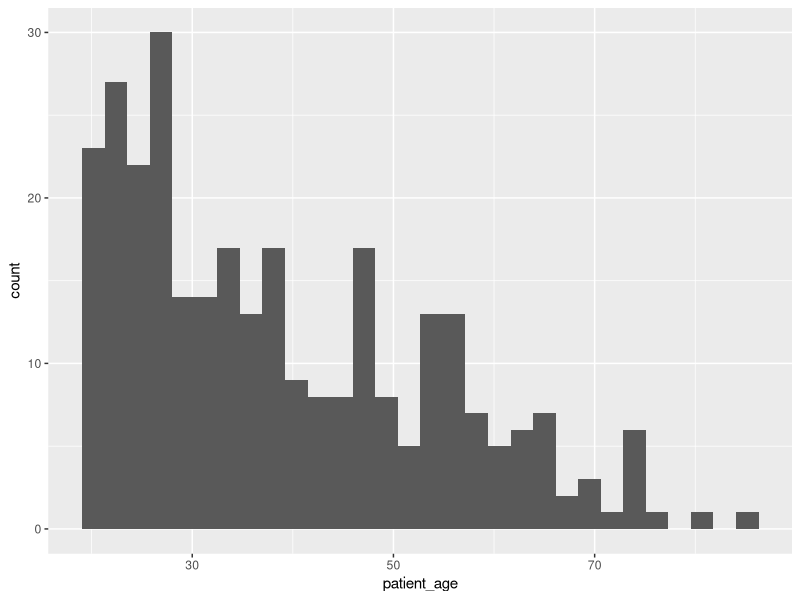
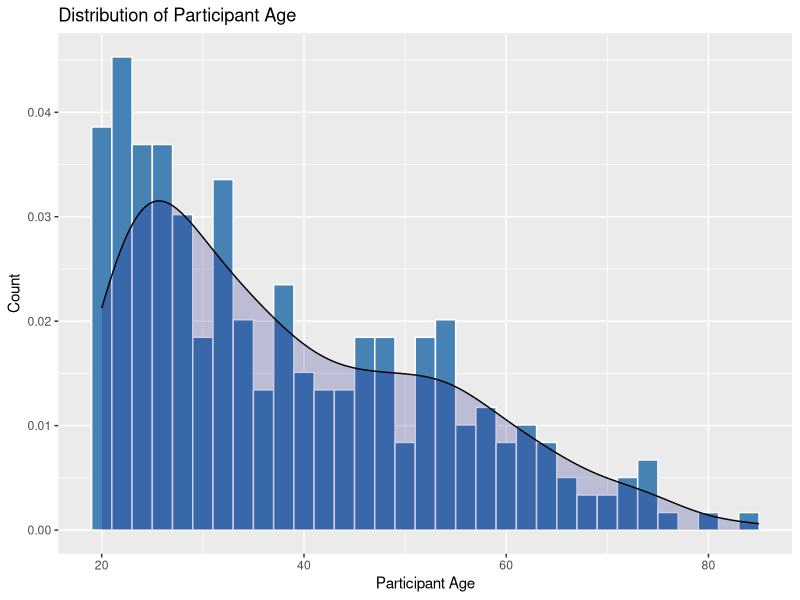
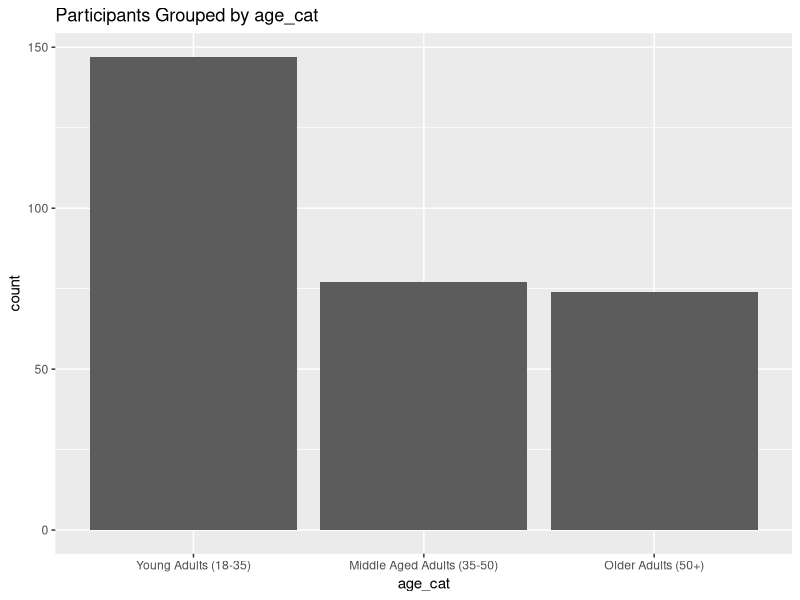
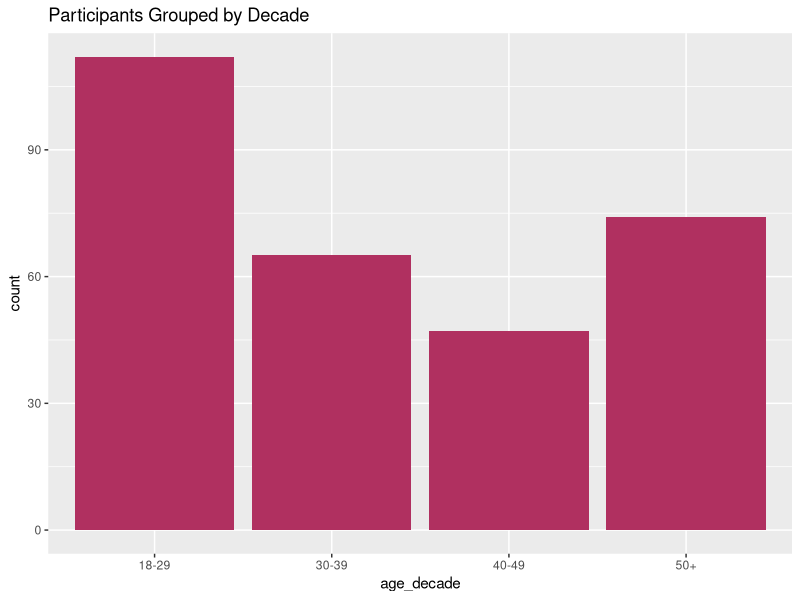

These figures' R source, in order:
############################
## Prelim Analyses - Coding
## 
############################

## Prelim Analysis Plan:
## 1. LOAD
## 2. CLEAN
## 3. RECODE
## 4. CALCULATE
## 5. ANALYZE

## 1. LOAD LIBRARIES; UPLOAD DATA

# load libraries
library(tidyverse)

# find directory location
getwd()

# load dataset (raw, NOT labels version)
raw_LSU = read.csv(file = "./data/LonelinessAndSubstan-ALLDATA_DATA_2025-12-16_1345.csv")


# check that everything worked
skimr::skim(raw_LSU)
names(raw_LSU)
raw_LSU
view(raw_LSU) # <- use to view file from RStudio


## 2. EXPLORATORY ANALYSIS

# Age ('patient_age')
raw_LSU |> 
  summarise(
    age_mean = mean(patient_age),
    age_sd = sd(patient_age))
    
ggplot(data = raw_LSU, aes(x = patient_age))+
geom_histogram()

skimr::skim(raw_LSU, patient_age)

# Age by decade
age_df <- raw_LSU |> 
  mutate(
    age_decade = cut(
      patient_age,
      breaks = c(18, 30, 40, 50, Inf),
      labels = c("18-29", "30-39", "40-49", "50+"),
      right = FALSE),
    age_decade = factor(
      age_decade,
      levels = c(
        "18-29",
        "30-39",
        "40-49",
        "50+")))

# Age by category
age_df <- age_df |> 
  mutate(
    age_cat = case_when(
      patient_age >= 18 & patient_age <= 34 ~ "Young Adults (18-35)",
      patient_age >= 35 & patient_age <= 49 ~ "Middle Aged Adults (35-50)",
      patient_age >= 50 ~ "Older Adults (50+)"),
    age_cat = factor(
      age_cat,
      levels = c(
        "Young Adults (18-35)",
        "Middle Aged Adults (35-50)",
        "Older Adults (50+)")))

# Age continuous Histogram
ggplot(age_df, aes(x = patient_age)) +
  geom_histogram(aes(y = ..density..),
                 binwidth = 2, fill = "steelblue", color = "white")+
  geom_density(alpha = .2, fill = "navy") +
  labs(title = "Distribution of Participant Age", x = "Participant Age", y = "Count")

# Age by categories (18-35, 35-50, 50+)
ggplot(age_df, aes(x = age_cat)) + 
  geom_bar(fill = "grey36") +
  labs(title = "Participants Grouped by age_cat")

# Age by decade
ggplot(age_df, aes(x = age_decade)) + 
  geom_bar(fill = "maroon") +
  labs(title = "Participants Grouped by Decade")

# Continuous Age Summary
age_df |> 
  summarise(
    mean_age = mean(patient_age),
    sd_age = sd(patient_age),
    median_age = median(patient_age),
    IQR_age = IQR(patient_age),
    min_age = min(patient_age),
    max_age = max(patient_age))



## 2. CLEAN DATA FOR PRELIM ANALYSIS

# view var names in 'age_df'
var_names = names(age_df)
view(var_names)
var_names = data.frame(variable = var_names)

# new data frame with selected variables
clean_df <- age_df |> 
  select(
    record_id,
    patient_age,
    age_cat,
    age_decade,
    patient_gender,
    patient_ethnicity,
    patient_race,
    patient_race_2,
    gad_score,
    phq_score,
    in_tune,
    companion,
    turn_to,
    alone,
    group,
    outgoing,
    common,
    close,
    interest_ideas,
    close_people,
    left_out,
    relationship,
    knows_you,
    isolated,
    companionship,
    understand,
    shy,
    around_you,
    talk_to,
    turn,
    tobacco,
    males,
    females,
    drugs,
    meds,
    cigarette_1,
    alcohol_1,
    alcohol_2,
    marijuana_1,
    cocaine_1,
    heroin_1,
    opioid_1,
    med_anxiety_1,
    adhd_1,
    illegal_drug_1)
    
view(clean_df)


# recode dichot variables from 1(yes) 2(no) -> 1(yes) 0(no)
clean_df = clean_df |> 
  mutate(
    gender = case_when(
      patient_gender == 1 ~ 1,
      patient_gender == 2 ~ 0,
      TRUE                ~ NA),
    cigarette = case_when(
      cigarette_1 == 1 ~ 1,
      cigarette_1 == 2 ~ 0,
      TRUE             ~ NA),
    alcohol = case_when(
      alcohol_1 == 1 ~ 1,
      alcohol_1 == 2 ~ 0,
      TRUE           ~ NA),
    alcohol2 = case_when(
      alcohol_2 == 1 ~ 1,
      alcohol_2 == 2 ~ 0,
      TRUE           ~ NA),
    marijuana = case_when(
      marijuana_1 == 1 ~ 1,
      marijuana_1 == 2 ~ 0,
      TRUE             ~ NA),
    cocaine = case_when(
      cocaine_1 == 1 ~ 1,
      cocaine_1 == 2 ~ 0,
      TRUE           ~ NA),
    heroin = case_when(
      heroin_1 == 1 ~ 1,
      heroin_1 == 2 ~ 0,
      TRUE          ~ NA),
    opioid = case_when(
      opioid_1 == 1 ~ 1,
      opioid_1 == 2 ~ 0,
      TRUE          ~ NA),
    med_anxiety = case_when(
      med_anxiety_1 == 1 ~ 1,
      med_anxiety_1 == 2 ~ 0,
      TRUE          ~ NA),
    adhd = case_when(
      adhd_1 == 1 ~ 1,
      adhd_1 == 2 ~ 0,
      TRUE        ~ NA),
    illegal_drug = case_when(
      illegal_drug_1 == 1 ~ 1,
      illegal_drug_1 == 2 ~ 0,
      TRUE        ~ NA))

# quick check it worked
clean_df |>
  summarise(
    gender_min = min(gender, na.rm = TRUE),
    gender_max = max(gender, na.rm = TRUE),

    cigarette_min = min(cigarette, na.rm = TRUE),
    cigarette_max = max(cigarette, na.rm = TRUE),
    
    alcohol_min = min(alcohol, na.rm = TRUE),
    alcohol_max = max(alcohol, na.rm = TRUE),
    
    alcohol2_min = min(alcohol2, na.rm = TRUE),
    alcohol2_max = max(alcohol2, na.rm = TRUE),
    
    marijuana_min = min(marijuana, na.rm = TRUE),
    marijuana_max = max(marijuana, na.rm = TRUE),
    
    cocaine_min = min(cocaine, na.rm = TRUE),
    cocaine_max = max(cocaine, na.rm = TRUE),
    
    heroin_min = min(heroin, na.rm = TRUE),
    heroin_max = max(heroin, na.rm = TRUE),
    
    opioid_min = min(opioid, na.rm = TRUE),
    opioid_max = max(opioid, na.rm = TRUE),
    
    med_anxiety_min = min(med_anxiety, na.rm = TRUE),
    med_anxiety_max = max(med_anxiety, na.rm = TRUE),
    
    adhd_min = min(adhd, na.rm = TRUE),
    adhd_max = max(adhd, na.rm = TRUE),
    
    illegal_drug_min = min(illegal_drug, na.rm = TRUE),
    illegal_drug_max = max(illegal_drug, na.rm = TRUE))

table(clean_df$cigarette_1, clean_df$cigarette, useNA = "ifany")


# LONELINESS SCALE SCORING

# reverse coding for 'in_tune', 'group', 'common','outgoing','close_people', 'companionship', 'understand', 'talk_to', 'turn'
# AND scoring total loneliness score

score_df <- clean_df |> 
  mutate(
    in_tune_2 = 5 - in_tune,
    group_2 = 5 - group,
    common_2 = 5 - common,
    outgoing_2 = 5 - outgoing,
    close_people_2 = 5 - close_people,
    companionship_2 = 5 - companionship,
    understand_2 = 5 - understand,
    talk_to_2 = 5 - talk_to,
    turn_2 = 5 - turn,
    
    UCLA_total = 
      in_tune_2 + group_2 + common_2 + 
      outgoing_2 + close_people_2 + companionship_2 +
      understand_2 + talk_to_2 + turn_2)

# quick check!!!!!



# OR ALTERNATIVELY:
score_df_2 <- clean_df |> 
  mutate(
    in_tune_2 = case_when(
      in_tune == 1 ~ 4,
      in_tune == 2 ~ 3,
      in_tune == 3 ~ 2,
      in_tune == 4 ~ 1),
    group_2 = case_when(
      group == 1 ~ 4,
      group == 2 ~ 3,
      group == 3 ~ 2,
      group == 4 ~ 1),
    common_2 = case_when(
      common == 1 ~ 4,
      common == 2 ~ 3,
      common == 3 ~ 2,
      common == 4 ~ 1),
    outgoing_2 = case_when(
      outgoing == 1 ~ 4,
      outgoing == 2 ~ 3,
      outgoing == 3 ~ 2,
      outgoing == 4 ~ 1),
    close_people_2 = case_when(
      close_people == 1 ~ 4,
      close_people == 2 ~ 3,
      close_people == 3 ~ 2,
      close_people == 4 ~ 1),
    companionship_2 = case_when(
      companionship == 1 ~ 4,
      companionship == 2 ~ 3,
      companionship == 3 ~ 2,
      companionship == 4 ~ 1),
    understand_2 = case_when(
      understand == 1 ~ 4,
      understand == 2 ~ 3,
      understand == 3 ~ 2,
      understand == 4 ~ 1),
    talk_to_2 = case_when(
      talk_to == 1 ~ 4,
      talk_to == 2 ~ 3,
      talk_to == 3 ~ 2,
      talk_to == 4 ~ 1),
    turn_2 = case_when(
      turn == 1 ~ 4,
      turn == 2 ~ 3,
      turn == 3 ~ 2,
      turn == 4 ~ 1),
    
    UCLA_total_2 = 
      in_tune_2 + group_2 + common_2 + 
      outgoing_2 + close_people_2 + companionship_2 +
      understand_2 + talk_to_2 + turn_2)

# quick check!!!!




  

## 3. Table 1 - Overall prevalence and prevalence by loneliness


## 4. Table 2 - Logistic Regression
















